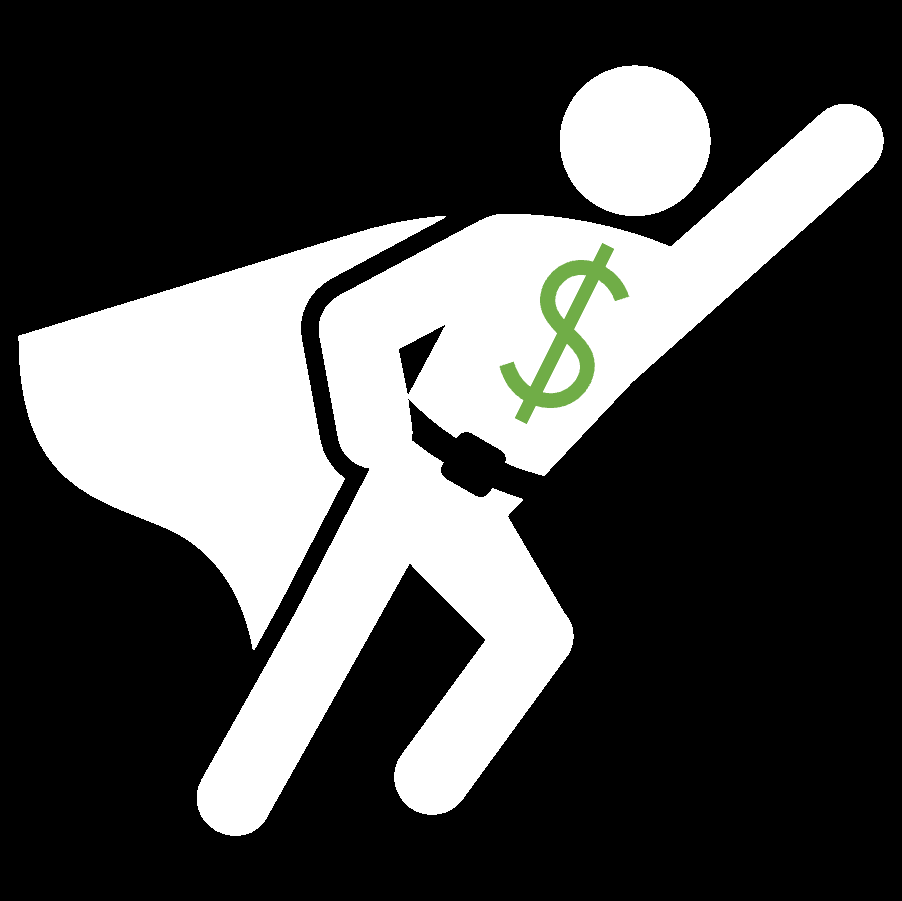
#> input picture puzzled/Budget Buddy.png, 902 x 901 px
$ python -i all_functions.py   (imports and definitions only)   (older library calls are emulated)
#> lines starting #> are read from the running program, lines starting #| are printed output that depends on the picture; after the words box and inside, x2 and y2 are one past the last pixel; in counts of white or black regions, pixels touching at a corner belong together
# -*- coding: utf-8 -*-
"""All Functions.ipynb

Automatically generated by Colaboratory.

Original file is located at
    https://colab.research.google.com/drive/1nYRRXtGUEbai7Vjr4jJ2RhZKw1zFAJ3f

# **Puzzle Pals Functions**

NOTE: cv2.imshow does not work on collab, use cv2_imshow instead
"""

import cv2
import imutils
import numpy as np
import math

"""# Edge Piece Detection"""

# [11 lines left out: function is_edge_piece, not called in this run]

"""# Blurry Check"""

# [18 lines left out: functions is_blurry, is_too_homogenous, not called in this run]

"""# Bg Removal + Crop"""

def crop(img):
#> called with img = '../Budget Buddy.png'
  img = cv2.imread(img)
#> img is the input picture: shape (901, 902, 3); mean B, G, R 74.1, 75, 74.5
  # Convert the color image to grayscale
  gray = cv2.cvtColor(img, cv2.COLOR_BGR2GRAY)

  # Threshold the grayscale image to create a binary image
  thresh = cv2.threshold(gray, 0, 255, cv2.THRESH_BINARY_INV + cv2.THRESH_OTSU)[1]
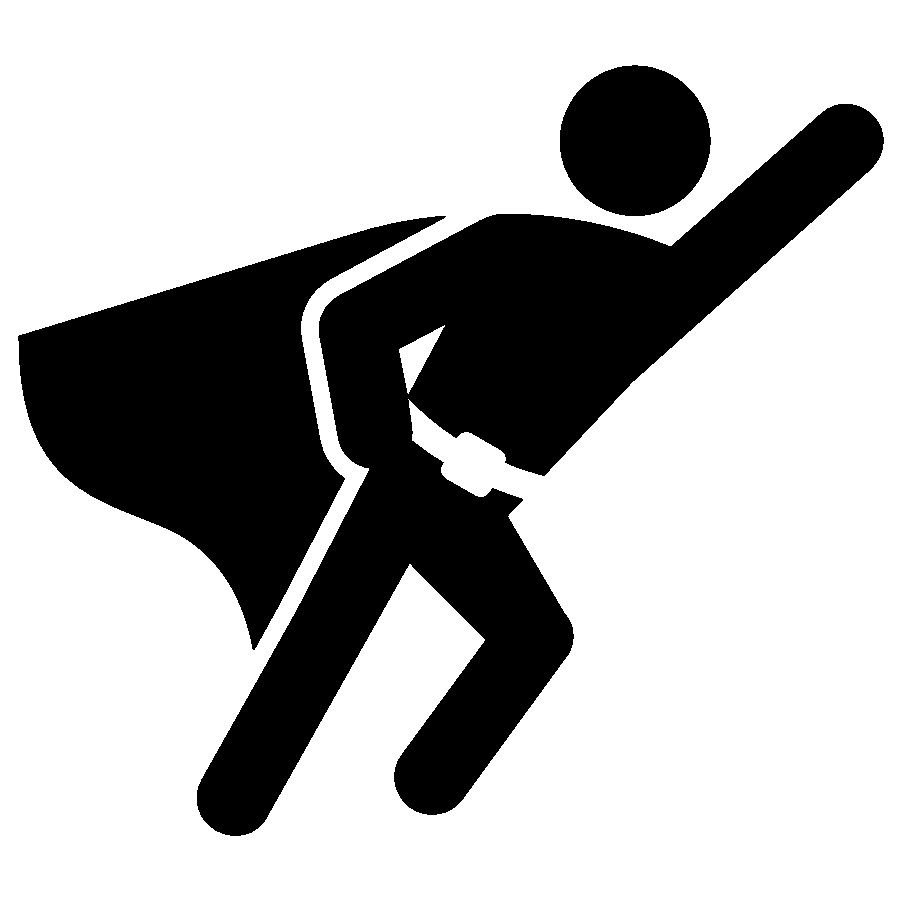
#> thresh: shape (901, 902); 70.3% white; 3 black regions, box (x1, y1, x2, y2) and area: (197, 104, 884, 836) 147512, (18, 216, 446, 650) 75632, (560, 65, 711, 216) 17863

  # Find contours in the binary image
  contours, hierarchy = cv2.findContours(thresh, cv2.RETR_EXTERNAL, cv2.CHAIN_APPROX_SIMPLE)
#> contours = [[[0, 0], [0, 900], [901, 900], [901, 0]]]

  # Get the bounding box of the contour with the largest area
  largest_contour = max(contours, key=cv2.contourArea)
#> largest_contour = [[0, 0], [0, 900], [901, 900], [901, 0]]
  x, y, w, h = cv2.boundingRect(largest_contour)
#> x = 0; y = 0; w = 902; h = 901

  # Calculate the aspect ratio of the bounding box
  aspect_ratio = w / h
#> aspect_ratio = 1

  # Determine the minimum crop size
  if aspect_ratio > 1:
      crop_size = h
#> crop_size = 901
  else:
      crop_size = w

  # Calculate the center of the bounding box
  center_x = x + w // 2
#> center_x = 451
  center_y = y + h // 2
#> center_y = 450

  # Calculate the new bounding box coordinates
  new_x = center_x - crop_size // 2
#> new_x = 1
  new_y = center_y - crop_size // 2
#> new_y = 0
  new_w = crop_size
#> new_w = 901
  new_h = crop_size
#> new_h = 901

  # Crop the image
  crop_img = img[new_y:new_y+new_h, new_x:new_x+new_w]

  return crop_img

# [66 lines left out: functions avg_background_color, is_background, greedy_rectangle, not called in this run]

""" sunrise_puzzle = cv2.imread('/content/drive/MyDrive/EECS 441/Google Collab/imgs/kaia_pics/beachsunrisepuzzle.jpg')
sunrise_piece = cv2.imread('/content/drive/MyDrive/EECS 441/Google Collab/imgs/kaia_pics/mostlyrock.png')
# Demonstrating not triggering popups, #1:
print(is_blurry(sunrise_piece))
bg_color = avg_background_color(sunrise_piece)
# Demonstrating not triggering popups, #2:
print(is_too_homogenous(sunrise_piece, bg_color))
outer_bounding_box = crop(sunrise_piece)
cropped_rect = greedy_rectangle(sunrise_piece, bg_color)
cv2_imshow(cropped_rect) """

"""#  Find match"""

# [53 lines left out: function temp_match_rescale, not called in this run]
  # FIXME: Write image to file or table here.

>>> result = crop('../Budget Buddy.png')
